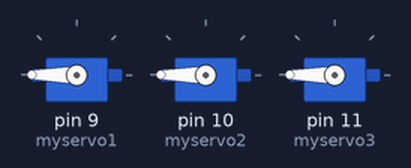
Recording of a sketch running on a simulated Arduino Uno, built with avr-gcc and run on an emulated ATmega328P. On the bench: 3 × servo.

Above: at 8.0 s.
At 25.1 s:
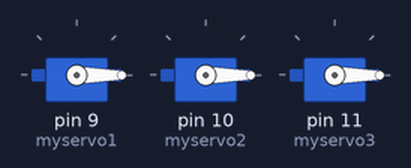
Timing chart, 0 to 40.0 s (numbered marks = the images above):
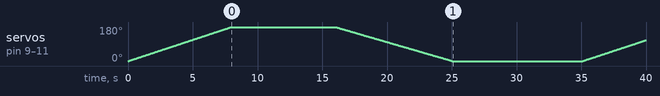

The sketch:

Servo_Motor.ino
```cpp
#include <Servo.h>

Servo myservo1;
Servo myservo2;
Servo myservo3;

int pos = 0;

void setup() {
  myservo1.attach(9);
  myservo2.attach(10);
  myservo3.attach(11);
}

void loop() {
  // Move forward for 8 seconds
  for (int i = 0; i <= 180; i += 1) {
    myservo1.write(i);
    myservo2.write(i);
    myservo3.write(i);
    delay(44); // Adjust the delay for smoother motion
  }

  delay(8000); // Wait for 8 seconds

  // Move backward for 10 seconds
  for (int i = 180; i >= 0; i -= 1) {
    myservo1.write(i);
    myservo2.write(i);
    myservo3.write(i);
    delay(50); // Adjust the delay for smoother motion
  }

  delay(10000); // Wait for 10 seconds
}
```
